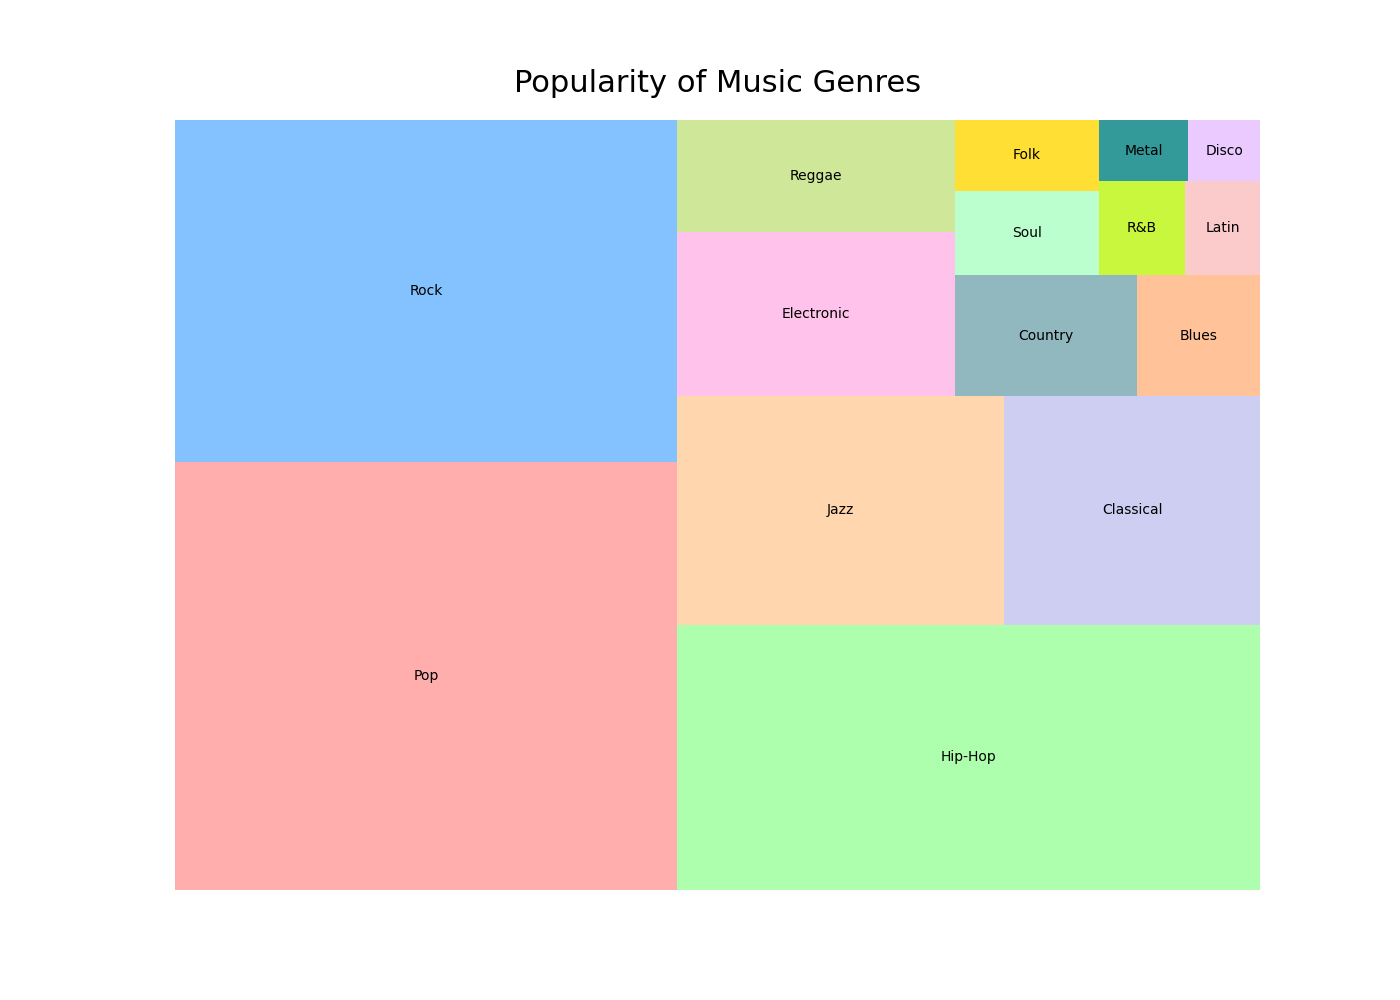

This figure's Python source:

import matplotlib.pyplot as plt
import pandas as pd
import squarify

# Define the dataset
data = {
    'Genre': ['Pop', 'Rock', 'Hip-Hop', 'Jazz', 'Classical', 'Electronic',
              'Reggae', 'Country', 'Blues', 'Soul', 'Folk', 'R&B', 'Latin', 'Metal', 'Disco'],
    'Popularity': [27.35, 21.88, 19.67, 9.54, 7.45, 5.82, 
                   3.95, 2.78, 1.89, 1.55, 1.29, 1.03, 0.9, 0.7, 0.56]
}

df = pd.DataFrame(data)

# Define the color scheme
colors = ['#ff9999', '#66b3ff', '#99ff99', '#ffcc99', 
          '#c2c2f0', '#ffb3e6', '#c4e17f', '#76a5af', 
          '#ffb380', '#aaffc3', '#ffd700', '#bcf60c', 
          '#fabebe', '#008080', '#e6beff']

# Create the figure with specified figure size
fig = plt.figure(figsize=(14, 10))
ax = fig.add_subplot(111, aspect="auto")

# Create a treemap
squarify.plot(sizes=df['Popularity'], label=df['Genre'], color=colors, alpha=0.8)

# Set the title of the plot
plt.title('Popularity of Music Genres', fontsize=22, pad=20)

# Remove the axes
plt.axis('off')

# Show the plot
plt.show()
